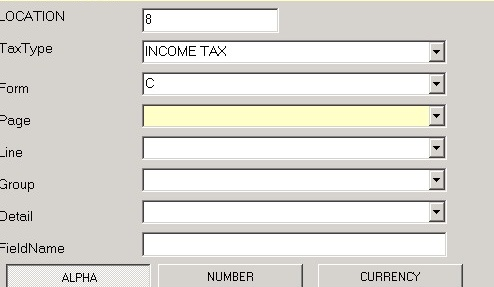
#> input picture fieldSetup.jpg, 494 x 287 px, found by its file name
$ jupyter execute Task2.ipynb
#> lines starting #> are read from the running program, lines starting #| are printed output that depends on the picture; after the words box and inside, x2 and y2 are one past the last pixel; in counts of white or black regions, pixels touching at a corner belong together
# TASK 2
### 1.Read the Image

[cell 1]
import cv2
image_path = 'fieldsetup.jpg'
image = cv2.imread(image_path)
#> image is the input picture: shape (287, 494, 3); mean B, G, R 213.4, 218.9, 220.9
cv2.imshow('Loaded Image', image)
cv2.waitKey(0)
cv2.destroyAllWindows()

### 2.Read Coordinates

[cell 2]
def read_coordinates_file(filename):
#> called with filename = 'coordinates.txt'
    image_info = []

    try:
        with open(filename, 'r') as file:
#> (reads coordinates.txt from the repository)
            lines = file.readlines()
            for line in lines:
                parts = line.strip().split(',')
                if len(parts) == 6:
                    filename, image_name, x, y, width, height = parts
                    image_info.append({
                        'filename': filename,
                        'image_name': image_name,
                        'x': int(x),
                        'y': int(y),
                        'width': int(width),
                        'height': int(height)
                    })
    except FileNotFoundError:
        print(f"File '{filename}' not found.")
    except Exception as e:
        print(f"An error occurred while reading the file: {e}")

    return image_info


coordinates_file = 'coordinates.txt'
image_info = read_coordinates_file(coordinates_file)

if image_info:
    for info in image_info:
        print(f"Filename: {info['filename']}, Image Name: {info['image_name']}, X: {info['x']}, Y: {info['y']}, Width: {info['width']}, Height: {info['height']}")
else:
    print("No image information found.")

### 3.Draw Rectangles

[cell 3]
import cv2


def read_coordinates_file(filename):
    image_info = []

    try:
        with open(filename, 'r') as file:
            lines = file.readlines()
            for line in lines:
                parts = line.strip().split(',')
                if len(parts) == 6:
                    filename, image_name, x, y, width, height = parts
                    image_info.append({
                        'filename': filename,
                        'image_name': image_name,
                        'x': int(x),
                        'y': int(y),
                        'width': int(width),
                        'height': int(height)
                    })
    except FileNotFoundError:
        print(f"File '{filename}' not found.")
    except Exception as e:
        print(f"An error occurred while reading the file: {e}")

    return image_info


image_path = 'testimage.jpeg'
image = cv2.imread(image_path)
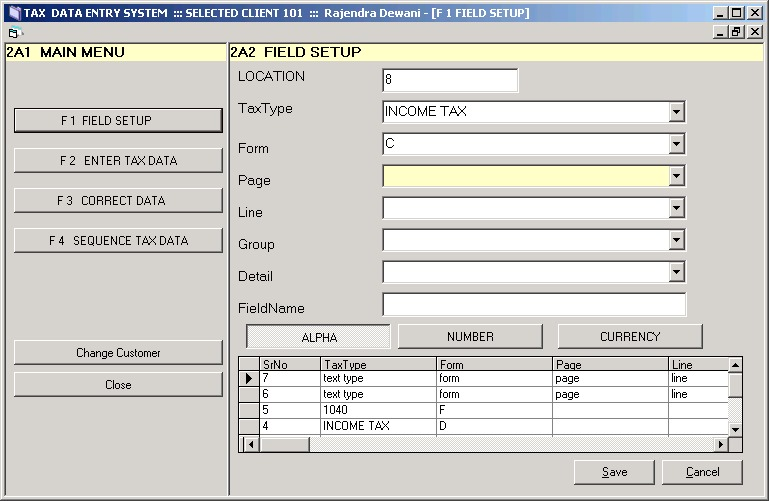
#> input picture testimage.jpeg, 769 x 501 px
#> image is the input picture: shape (501, 769, 3); mean B, G, R 205.8, 210, 211.2
coordinates_file = 'coordinates.txt'
image_info = read_coordinates_file(coordinates_file)

if image_info and image is not None:

    for info in image_info:
        x, y, width, height = info['x'], info['y'], info['width'], info['height']
        cv2.rectangle(image, (x, y), (x + width, y + height), (0, 255, 0), 2)
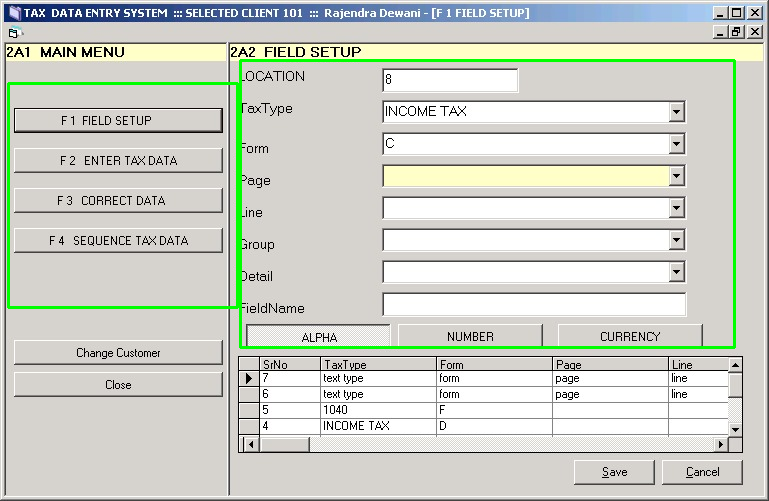
#> image: shape (501, 769, 3); 1.92% of pixels changed, all inside (x1, y1, x2, y2) = (7, 59, 736, 349)


    cv2.imshow('Image with Rectangles', image)
    cv2.waitKey(0)
    cv2.destroyAllWindows()
else:
    print("Image or coordinate information not found.")
